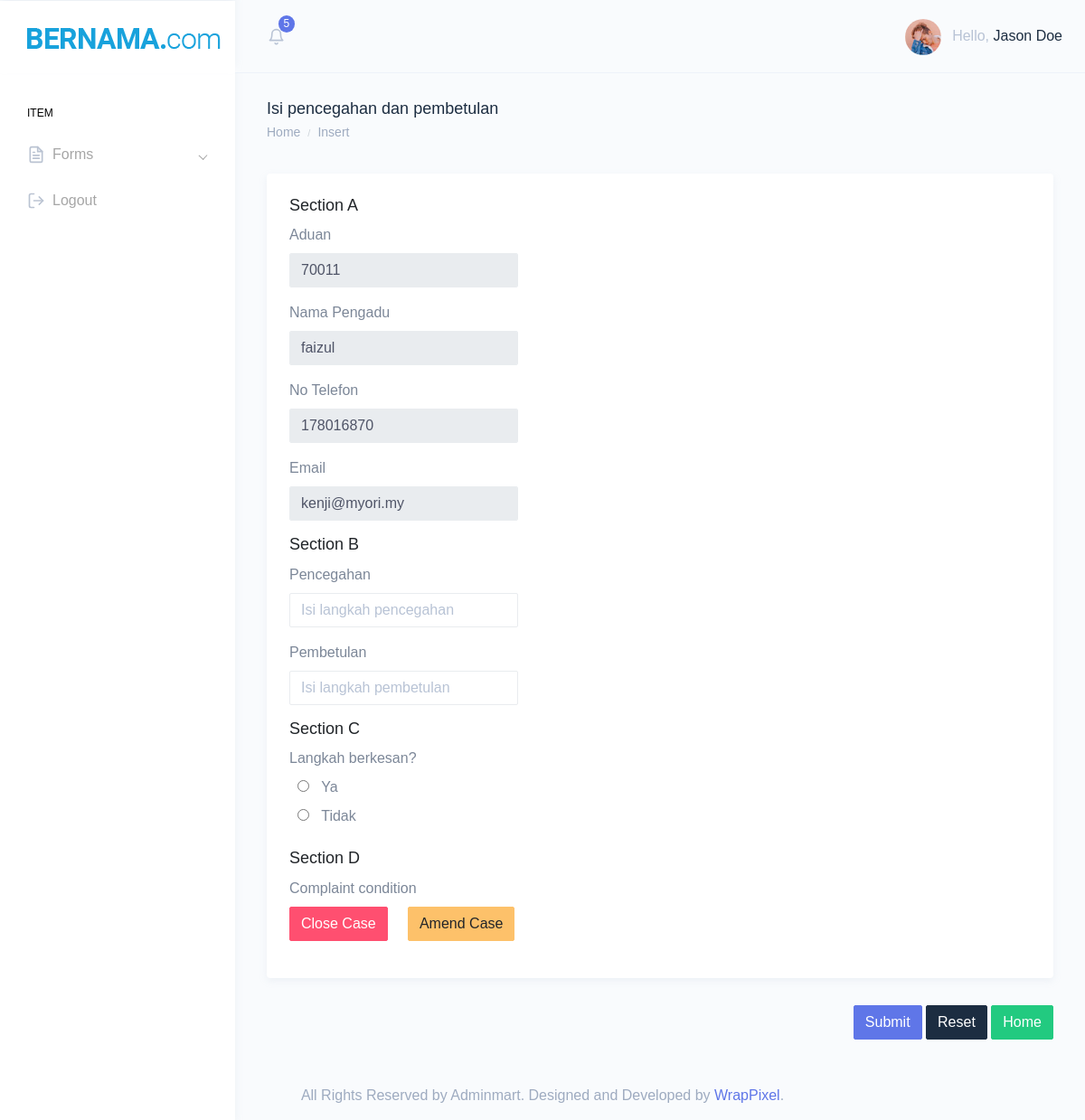
Page /super_form.php?id=70011 (signed in) on the committed database.
### tables this page shows
CREATE TABLE `aduan_tb` (
  `Aduan_ID` int(50) NOT NULL,
  `Category_ID` int(50) DEFAULT NULL,
  `Service_ID` varchar(255) DEFAULT NULL,
  `Status_Desc` varchar(255) DEFAULT NULL,
  `Nama_Pengadu` varchar(100) NOT NULL,
  `No_Tel` int(20) NOT NULL,
  `Email` varchar(100) NOT NULL,
  `langkah` varchar(255) DEFAULT NULL,
  `Aduan_Info` varchar(1000) NOT NULL,
  `complaint_cond` varchar(50) DEFAULT NULL,
  `Timestamp_New` timestamp NULL DEFAULT current_timestamp() ON UPDATE current_timestamp(),
  `Timestamp_Pending` datetime DEFAULT NULL,
  `Timestamp_In_Progress` datetime DEFAULT NULL,
  `Timestamp_Closed` datetime DEFAULT NULL,
  `Timestamp_Amend` datetime DEFAULT NULL
);

### super_form.php (the view, shortened to what this page needs)
<!DOCTYPE html>
<html dir="ltr" lang="en">
<?php
$connection = new mysqli("localhost", "root", "", "aduan");
if($_GET['id']){
    $id = $_GET['id'];
    $q = "SELECT * FROM aduan_tb WHERE Aduan_ID = $id";
    $result = mysqli_query($connection, $q);
    $row = mysqli_fetch_array($result);
    $q_pembetulan = "SELECT * FROM pembetulan WHERE Aduan_ID = $id";
    $result_pembetulan = mysqli_query($connection, $q_pembetulan);
    $row_pembetulan = mysqli_fetch_array($result_pembetulan);
    $q_pencegahan = "SELECT * FROM pencegahan WHERE Aduan_ID = $id";
    $result_pencegahan = mysqli_query($connection, $q_pencegahan);
    $row_pencegahan = mysqli_fetch_array($result_pencegahan);
}
?>
<head>
    <link href="dist/css/style.min.css" rel="stylesheet">
</head>
<body>
    <div id="main-wrapper" data-theme="light" data-layout="vertical" data-navbarbg="skin6" data-sidebartype="full"
        data-sidebar-position="fixed" data-header-position="fixed" data-boxed-layout="full">
        <?php
    include_once('super_header.php');
    ?>
        <div class="page-wrapper">
            <div class="page-breadcrumb">
                <div class="row">
                    <div class="col-7 align-self-center">
                        <h4 class="page-title text-truncate text-dark font-weight-medium mb-1">Isi pencegahan dan
                            pembetulan</h4>
                        <div class="d-flex align-items-center">
                            <nav aria-label="breadcrumb">
                                <ol class="breadcrumb m-0 p-0">
                                    <li class="breadcrumb-item"><a href="display_data.php" class="text-muted">Home</a>
                                    </li>
                                    <li class="breadcrumb-item text-muted active" aria-current="page">Insert</li>
                                </ol>
                            </nav>
                        </div>
                    </div>
                </div>
            </div>
            <div class="container-fluid">
                <div class="row">
                    <div class="col-12">
                        <div class="card">
                            <div class="card-body">
                                <h4 class="card-title">Section A</h4>
                                <form action="update.php" method="POST">
                                    <div class="form-body">
                                        <label>Aduan </label>
                                        <div class="row">
                                            <div class="col-md-4">
                                                <div class="form-group">
                                                    <input type="text" class="form-control" name="Aduan_ID" placeholder="" value="<?php echo $row['Aduan_ID'] ?>" readonly>
                                                </div>
                                            </div>
                                        </div>
                                        <label>Nama Pengadu</label>
                                        <div class="row">
                                            <div class="col-md-4">
                                                <div class="form-group">
                                                    <input type="text" class="form-control" name="Nama_Pengadu" placeholder="" value="<?php echo $row['Nama_Pengadu'] ?>" readonly>
                                                </div>
                                            </div>
                                        </div>
                                        <label>No Telefon</label>
                                        <div class="row">
                                            <div class="col-md-4">
                                                <div class="form-group">
                                                    <input type="text" class="form-control" name="No_Tel" placeholder="" value="<?php echo $row['No_Tel'] ?>" readonly>
                                                </div>
                                            </div>
                                        </div>
                                        <label>Email </label>
                                        <div class="row">
                                            <div class="col-md-4">
                                                <div class="form-group">
                                                    <input type="text" class="form-control" name="Email" placeholder="" value="<?php echo $row['Email'] ?>" readonly>
                                                </div>
                                            </div>
                                        </div>
                                        <h4 class="card-title">Section B</h4>
                                        <label>Pencegahan </label>
                                        <div class="row">
                                            <div class="col-md-4">
                                                <div class="form-group">
                                                    <input type="text" class="form-control" name="pencegahan" placeholder="Isi langkah pencegahan" value="<?= isset($row_pencegahan['Description']) ? $row_pencegahan['Description'] : '' ?>" required>
                                                </div>
                                            </div>
                                        </div>
                                        <label>Pembetulan </label>
                                        <div class="row">
                                            <div class="col-md-4">
                                                <div class="form-group">
                                                    <input type="text" class="form-control" name="pembetulan" placeholder="Isi langkah pembetulan" value="<?= isset($row_pembetulan['Description']) ? $row_pembetulan['Description'] : '' ?>" required>
                                                </div>
                                            </div>
                                        </div>
                                        <h4 class="card-title">Section C</h4>
                                        <label>Langkah berkesan? </label>
                                        <div class="row">
                                            <div class="col-md-4">
                                                <div class="form-group">
                                                  <input type="radio" id="Ya" name="fav_language" value="Ya">
                                                  <label for="Ya">Ya</label><br>
                                                  <input type="radio" id="Tidak" name="fav_language" value="Tidak">
                                                  <label for="Tidak">Tidak</label>
                                                </div>
                                            </div>
                                        </div>
                                        <h4 class="card-title">Section D</h4>
                                        <label>Complaint condition</label>
                                        <div class="row">
                                            <div class="col-md-4">
                                                <div class="form-group">
                                                <button type="button" class="btn btn-danger">Close Case</button>
                                                <button type="button" class="btn btn-warning">Amend Case</button>                                                </div>
                                            </div>
                                        </div>
                                        </div>
                                        </div>
                                    </div>
                                    <div class="form-actions">
                                        <div class="text-right">
                                            <button type="submit" class="btn btn-info">Submit</button>
                                            <button type="reset" class="btn btn-dark">Reset</button>
                                            <a class="btn btn-success" href="display_data.php">Home</a>
                                        </div>
                                    </div>
                            </div>
                        </div>
                    </div>
                </div>
            </div>
            <footer class="footer text-center text-muted">
                All Rights Reserved by Adminmart. Designed and Developed by <a
                    href="https://wrappixel.com">WrapPixel</a>.
            </footer>
        </div>
</body>
</html>

### rows in the picture
aduan_tb: Aduan_ID "70011", Nama_Pengadu "faizul", No_Tel "178016870", Email "kenji@myori.my"
